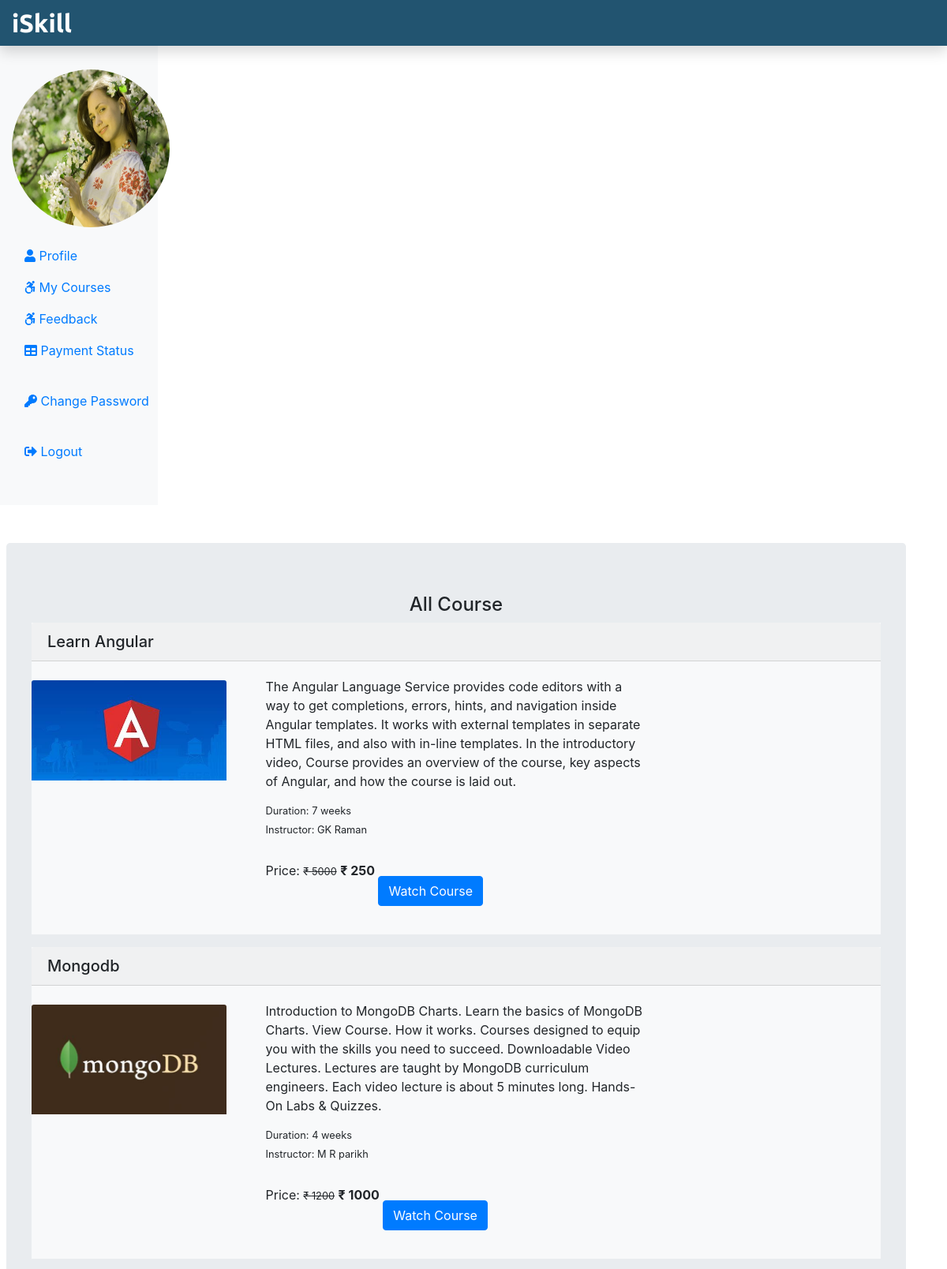
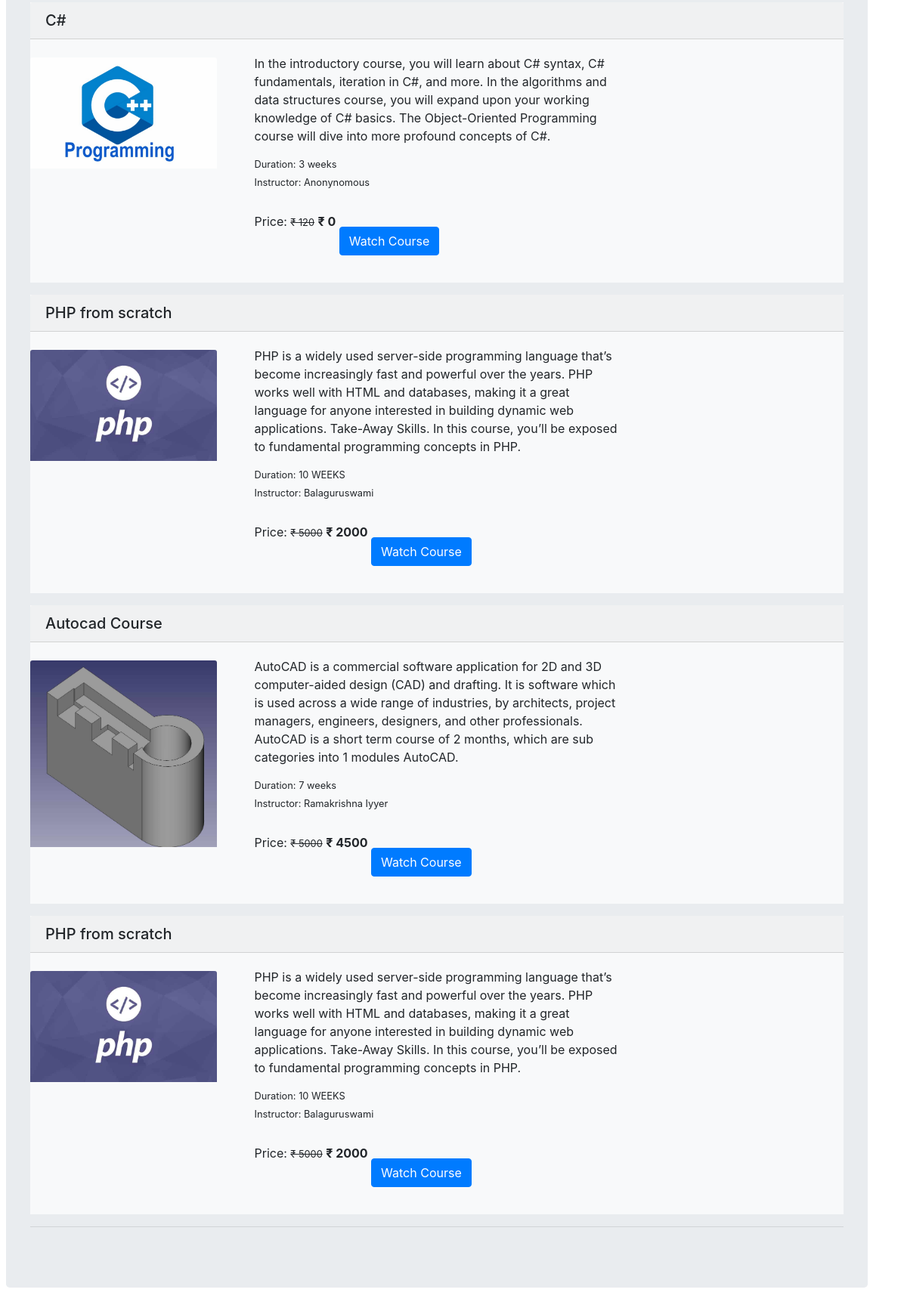
Page /Student/mycourse.php (signed in) on the committed database (2 pictures, top to bottom).
### tables this page shows
CREATE TABLE `tblstudent` (
  `StudentId` int(11) NOT NULL,
  `StudentEmail` varchar(255) NOT NULL,
  `StudentName` varchar(255) NOT NULL,
  `StudentOccupation` varchar(255) NOT NULL,
  `StudentImage` text NOT NULL,
  `StudentPassword` varchar(255) NOT NULL,
  `StudentConfirmPassword` varchar(255) NOT NULL
);

CREATE TABLE `tblcourseorder` (
  `CourseOrderId` int(11) NOT NULL,
  `OrderId` varchar(255) NOT NULL,
  `StudentEmail` varchar(255) NOT NULL,
  `CourseId` int(11) NOT NULL,
  `Tstatus` varchar(255) NOT NULL,
  `ResponseMessage` text NOT NULL,
  `Amount` int(11) NOT NULL,
  `OrderDate` date NOT NULL
);

CREATE TABLE `tblcourse` (
  `CourseId` int(11) NOT NULL,
  `CourseName` text NOT NULL,
  `CourseDescription` text NOT NULL,
  `CourseDepartment` varchar(255) NOT NULL,
  `CourseAuthor` varchar(255) NOT NULL,
  `CourseImage` text NOT NULL,
  `CourseDuration` text NOT NULL,
  `CourseOriginalPrice` int(11) NOT NULL,
  `CoursePrice` int(11) NOT NULL
);

### Student/mycourse.php (the view, shortened to what this page needs)
<?php
include('./stuInclude/header.php');
include_once('../dbConnection.php');
if(isset($_SESSION['is_login'])){
    $stuLogEmail = $_SESSION['stuLogEmail'];
} else {
    echo "<script> location.href='../index.php';</script>";
}
?>
<div class="container mt-5 ml-2">
    <div class="row">
        <div class="jumbotron">
            <h4 class="text-center">All Course</h4>
            <?php
                if(isset($stuLogEmail)){
                    $sql = "SELECT co.OrderId, c.CourseId , c.CourseName, c.CourseDuration, c.CourseDescription,c.CourseDepartment, c.CourseImage, c.CourseAuthor, c.CourseOriginalPrice, c.CoursePrice FROM tblCourseOrder AS co JOIN tblCourse AS c ON c.CourseId = co.CourseId WHERE co.StudentEmail = '$stuLogEmail'";
                    $result = $conn->query($sql);
                    if($result-> num_rows > 0){
                        while($row = $result->fetch_assoc()){
                            ?>
                            <div class="bg-light mb-3">
                                <h5 class="card-header"><?php echo $row['CourseName']; ?></h5>
                                <div class="row">
                                    <div class="col-sm-3">
                                        <img src="<?php echo $row['CourseImage'];?>" alt="pic" class="card-img-top mt-4">
                                    </div>
                                    <div class="col-sm-6 mb-3">
                                        <div class="card-body">
                                            <p class="card-title"><?php echo $row['CourseDescription'];?></p>
                                            <small class="card-text">Duration: <?php echo $row['CourseDuration']; ?></small><br/>
                                            <small class="card-text">Instructor: <?php echo $row['CourseAuthor']; ?></small><br/>
                                            <p class="card-text d-inline">Price: <small><del>&#8377 <?php echo $row['CourseOriginalPrice'] ?></del></small> <span class="font-weight-bolder">&#8377 <?php echo $row['CoursePrice'] ?></span></p>
                                            <a href="watchcourse.php?course_id=<?php echo $row['CourseId'] ?>" class="btn btn-primary mt-5">Watch Course</a>
                                        </div>
                                    </div>
                                </div>
                            </div>
                    <?php
                        }
                    }
                }
            ?>
            <hr/>
        </div>
    </div>
</div>
<?php
include('./stuInclude/footer.php');
?>

### Student/stuInclude/header.php (shortened to what this page needs)
<?php
include_once('../dbConnection.php');
if(isset($_SESSION['is_login'])){
    $stuLogEmail = $_SESSION['stuLogEmail'];
}
if(isset($stuLogEmail)){
    $sql = "SELECT StudentImage FROM tblStudent WHERE StudentEmail = '$stuLogEmail'";
    $result = $conn->query($sql);
    $row = $result->fetch_assoc();
    $stu_img = $row["StudentImage"];
}
?>
<!DOCTYPE html>
<html lang="en">
<head>
      <link rel="stylesheet" href="https://cdn.jsdelivr.net/npm/bootstrap@4.5.3/dist/css/bootstrap.min.css">
        <link rel = "stylesheet" href="../css/style.css"></link>
</head>
<body>
<nav class="navbar navbar-dark fixed-top flex-md-nowrap p-0 shadow" style="background-color: #225470;">
<a class="navbar-brand col-sm-3 col-md-2 mr-0" href="studentProfile.php">iSkill</a>
</nav>
<div class="container-fluid mb-5" style="margin-top:40px;">
     <div class="row">
        <nav class="col-sm-2 col-md-2 bg-light sidebar py-5 d-print-none">
             <div class="sidebar-sticky">
                 <ul class="nav flex-column">
                     <li class="nav-item mb-3">
                         <img src = "<?php echo $stu_img ?>" alt = "studentimage" class="img-thumbhnail rounded-circle" width = "200" height = "200">
                     </li>
                     <li class="nav-item">
                        <a class="nav-link <?php if(PAGE == 'profile') { echo 'active';} ?>" href="studentProfile.php">
                        <i class="fas fa-user"></i> Profile <span class="sr-only">(current)</span> </a>
                    </li>
                    <li class="nav-item">
                        <a class="nav-link" href="myCourse.php">
                        <i class="fab fa-accessible-icon"></i> My Courses </a>
                    </li>
                     <li class="nav-item">
                        <a class="nav-link" href="studentFeedback.php">
                        <i class="fab fa-accessible-icon"></i> Feedback </a>
                    </li>
                    <li class="nav-item">
                        <a class="nav-link" href="PaymentStatus.php">
                        <i class="fas fa-table"></i> Payment Status </a>
                    </li>
                    <li class="nav-item">
                        <a class="nav-link" href="studentChangePass.php">
                         <i class="fas fa-key"></i> Change Password </a>
                    </li>
                    <li class="nav-item">
                        <a class="nav-link" href="../logout.php">
                        <i class="fas fa-sign-out-alt"></i> Logout </a>
                     </li>
                </ul>
            </div>
        </nav>
</body>
</html>

### Student/stuInclude/footer.php (shortened to what this page needs)
</body>
</html>

### css/style.css (style rules this page uses)
.navbar-brand { font-family: 'Ubuntu', sans-serif; font-size: 2em; font-weight: bold; }

### rows in the picture
tblstudent: StudentImage (picture)
tblcourseorder: CourseId.CourseName "Learn Angular", CourseId.CourseImage (picture), CourseId.CourseDescription "The Angular Language Service provides code editors with a way to get completions, errors, hints, and navigation inside Angular templates. It works with external templates in separate HTML files, and also with in-line templates. In the introductory video, Course provides an overview of the course, key aspects of Angular, and how the course is laid out.", CourseId.CourseDuration "7 weeks", CourseId.CourseAuthor "GK Raman", CourseId.CourseOriginalPrice "5000", CourseId.CoursePrice "250"
tblcourseorder: CourseId.CourseName "Mongodb", CourseId.CourseImage (picture), CourseId.CourseDescription "Introduction to MongoDB Charts. Learn the basics of MongoDB Charts. View Course. How it works. Courses designed to equip you with the skills you need to succeed. Downloadable Video Lectures. Lectures are taught by MongoDB curriculum engineers. Each video lecture is about 5 minutes long. Hands-On Labs & Quizzes.", CourseId.CourseDuration "4 weeks", CourseId.CourseAuthor "M R parikh", CourseId.CourseOriginalPrice "1200", CourseId.CoursePrice "1000"
tblcourseorder: CourseId.CourseName "C#", CourseId.CourseImage (picture), CourseId.CourseDescription "In the introductory course, you will learn about C# syntax, C# fundamentals, iteration in C#, and more. In the algorithms and data structures course, you will expand upon your working knowledge of C# basics. The Object-Oriented Programming course will dive into more profound concepts of C#.", CourseId.CourseDuration "3 weeks", CourseId.CourseAuthor "Anonynomous", CourseId.CourseOriginalPrice "120", CourseId.CoursePrice "0"
tblcourseorder: CourseId.CourseName "PHP from scratch", CourseId.CourseImage (picture), CourseId.CourseDescription "PHP is a widely used server-side programming language that’s become increasingly fast and powerful over the years. PHP works well with HTML and databases, making it a great language for anyone interested in building dynamic web applications. Take-Away Skills. In this course, you’ll be exposed to fundamental programming concepts in PHP.", CourseId.CourseDuration "10 WEEKS", CourseId.CourseAuthor "Balaguruswami", CourseId.CourseOriginalPrice "5000", CourseId.CoursePrice "2000"
tblcourseorder: CourseId.CourseName "Autocad Course", CourseId.CourseImage (picture), CourseId.CourseDescription "AutoCAD is a commercial software application for 2D and 3D computer-aided design (CAD) and drafting. It is software which is used across a wide range of industries, by architects, project managers, engineers, designers, and other professionals. AutoCAD is a short term course of 2 months, which are sub categories into 1 modules AutoCAD.", CourseId.CourseDuration "7 weeks", CourseId.CourseAuthor "Ramakrishna Iyyer", CourseId.CourseOriginalPrice "5000", CourseId.CoursePrice "4500"
tblcourseorder: CourseId.CourseName "PHP from scratch", CourseId.CourseImage (picture), CourseId.CourseDescription "PHP is a widely used server-side programming language that’s become increasingly fast and powerful over the years. PHP works well with HTML and databases, making it a great language for anyone interested in building dynamic web applications. Take-Away Skills. In this course, you’ll be exposed to fundamental programming concepts in PHP.", CourseId.CourseDuration "10 WEEKS", CourseId.CourseAuthor "Balaguruswami", CourseId.CourseOriginalPrice "5000", CourseId.CoursePrice "2000"
